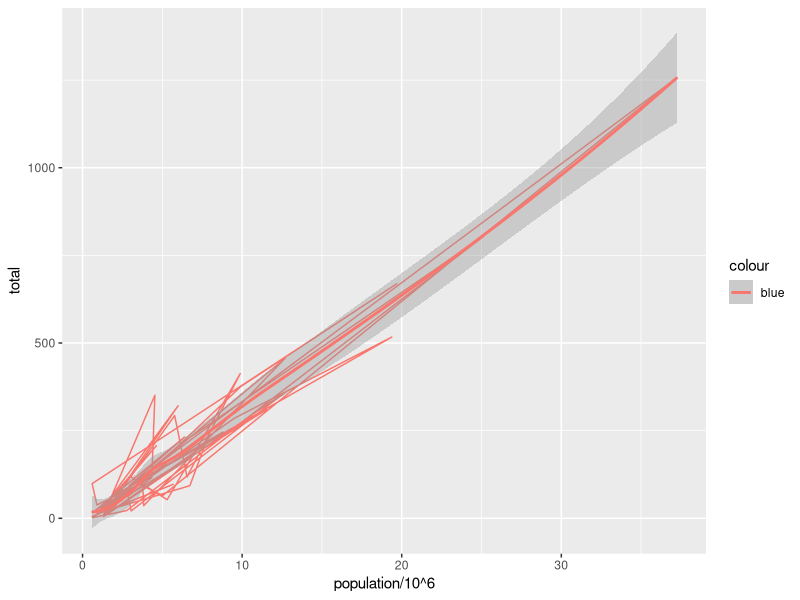
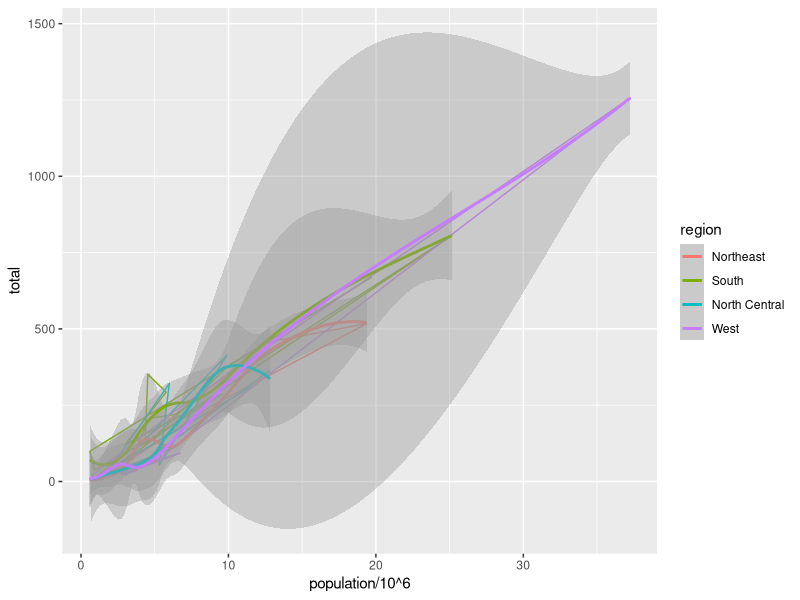
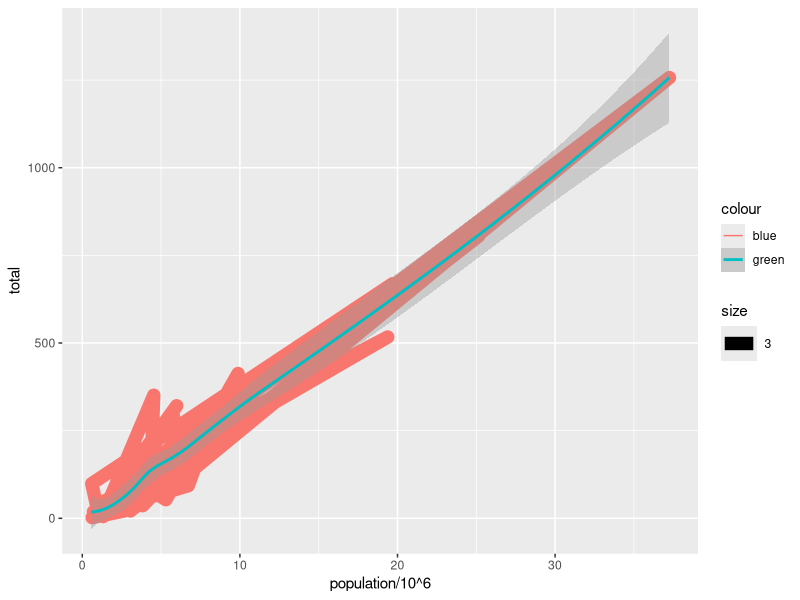
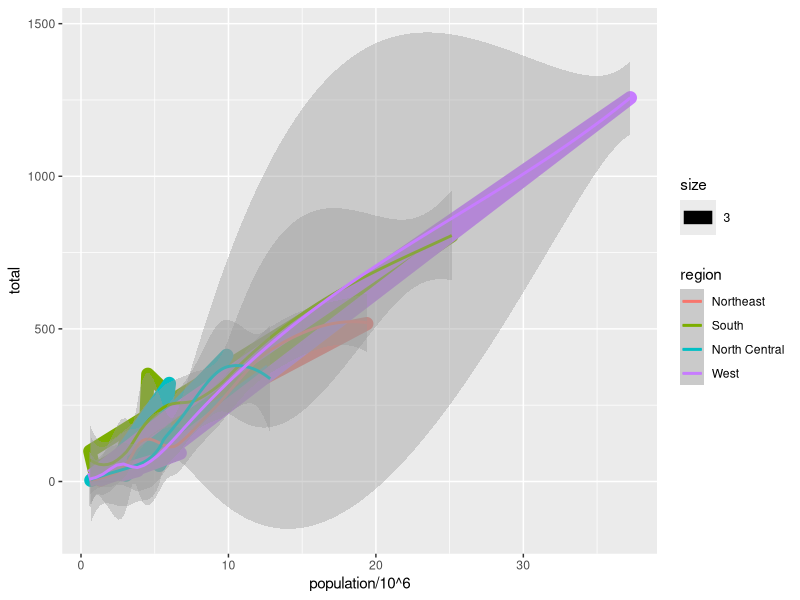

The R source for these figures, in order:
library(ggplot2)
library(dplyr)
library(dslabs)

data(murders)

# Colors inside aes() and outside aes ##########################################

# Single color: inside aes() in global mapping
print(ggplot(murders,
       aes(population/10^6, total, color="blue")) +
  geom_path() +
  geom_smooth()
)

# Color based variable: inside aes() in global mapping
print(ggplot(murders,
             aes(population/10^6, total, color=region)) +
        geom_path() +
        geom_smooth()
)

# Single color: inside aes() in local mapping
print(ggplot(murders) +
        geom_path(aes(population/10^6, total,size = 3,  color="blue")) +
        geom_smooth(aes(population/10^6, total,  color="green"))
)

# Color based on variable: inside aes() in local mapping
print(ggplot(murders) +
        geom_path(aes(population/10^6, total,size = 3,  color=region)) +
        geom_smooth(aes(population/10^6, total,  color=region))
)
